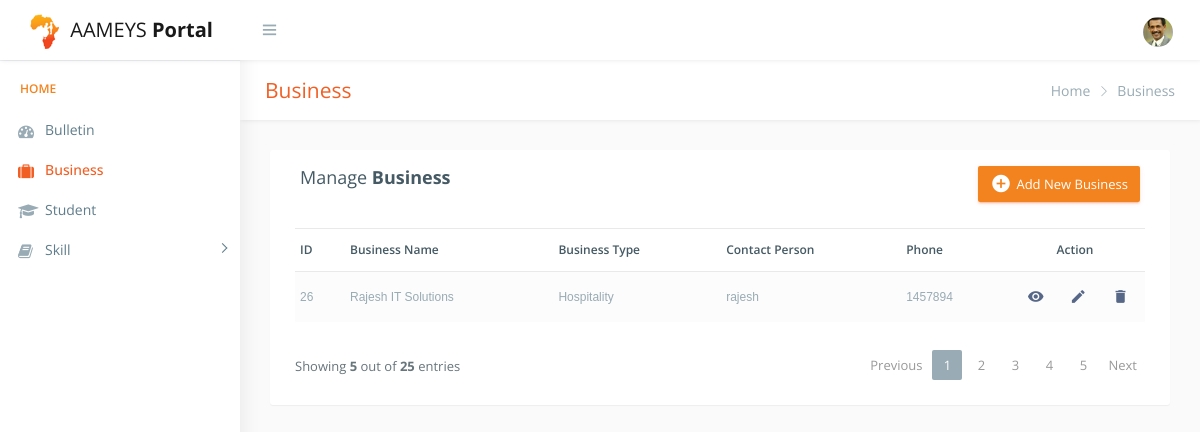
The app's page /business.php with its own data.
### tables this page shows
CREATE TABLE `business` (
  `busId` int(11) NOT NULL,
  `UId` int(11) NOT NULL,
  `busName` varchar(60) NOT NULL,
  `busAddress` varchar(120) NOT NULL,
  `busType` varchar(80) NOT NULL,
  `busABN` varchar(60) DEFAULT NULL,
  `busEmail` varchar(80) DEFAULT NULL,
  `busContact` int(11) DEFAULT NULL,
  `busContactPerson` varchar(90) DEFAULT NULL,
  `busContactPersonRole` varchar(30) DEFAULT NULL,
  `busWebsite` varchar(90) DEFAULT NULL,
  `busSize` varchar(90) DEFAULT NULL
);

### business.php (the view, shortened to what this page needs)
<!DOCTYPE html>
<?php include "include/db_config.php";?>
<html lang="en">
<head>
    <link href="css/lib/bootstrap/bootstrap.css" rel="stylesheet">
    <link href="css/helper.css" rel="stylesheet">
    <link href="css/style.css" rel="stylesheet">
</head>
<body class="fix-header fix-sidebar">
    <div id="main-wrapper">
        <div class="header" style="">
            <?php include "include/top_nav.php"; ?>
        </div>
        <div class="left-sidebar" style="overflow: visible;">
            <?php include "include/side_nav.php"; ?>
        </div>
        <div class="page-wrapper" style="min-height: 157px;">
            <div class="row page-titles">
                <div class="col-md-5 align-self-center">
                    <h3 class="text-primary">Business</h3> </div>
                <div class="col-md-7 align-self-center">
                    <ol class="breadcrumb">
                        <li class="breadcrumb-item"><a href="bulletin.php">Home</a></li>
                        <li class="breadcrumb-item active">Business</li>
                    </ol>
                </div>
            </div>
            <div class="container-fluid">
                <div class="table-wrapper">
                    <div class="table-title">
                        <div class="row">
                            <div class="col-sm-6">
                    <h4>Manage <b>Business</b></h4>
                  </div>
                  <div class="col-sm-6">
                  <a href="addbusiness.php" class="btn btn-success"><i class="material-icons"></i> <span>Add New Business</span></a>
                  </div>
                        </div>
                    </div>
                    <table class="table table-striped table-hover">
                        <thead>
                            <tr>
                                <th>ID</th>
                                <th>Business Name</th>
                                <th>Business Type</th>
                                <th>Contact Person</th>
                                <th>Phone</th>
                                <th>Action</th>
                            </tr>
                        </thead>
                        <tbody>
                        <?php
                          $query = "SELECT busId, busName, busType, busContactPerson, busContact FROM business";
                          $result = mysqli_query($conn,$query);
                          while($row = mysqli_fetch_assoc($result))
                          {
                        ?>
                            <tr>
                                <td><?php echo $row['busId'];?></td>
                                <td><?php echo $row['busName'];?></td>
                                <td><?php echo $row['busType'];?></td>
                                <td><?php echo $row['busContactPerson'];?></td>
                                <td><?php echo $row['busContact'];?></td>
                                <td>
                                  <a href="viewbusiness.php?id=<?php echo $row['busId'];?>" class="view"  data-toggle="tooltip" rel="tooltip" data-placement="top" title="View Business">
                                      <i class="material-icons"></i>
                                  </a>
                                  <a  href="editbusiness.php?id=<?php echo $row['busId'];?>" class="edit" data-toggle="tooltip" data-placement="top" title="Edit Business">
                                    <i class="material-icons"></i>
                                  </a>
                                  <a  href="deletebusiness.php?id=<?php echo $row['busId'];?>" class="delete" data-toggle="tooltip" data-placement="top" title="Delete Business">
                                    <i class="material-icons" ></i>
                                  </a>
                                </td>
                            </tr>
                          <?php
                          }
                          ?>
                        </tbody>
                    </table>
                <div class="clearfix">
                        <div class="hint-text">Showing <b>5</b> out of <b>25</b> entries</div>
                        <ul class="pagination">
                            <li class="page-item disabled"><a href="#">Previous</a></li>
                            <li class="page-item active"><a class="page-link">1</a></li>
                            <li class="page-item"><a href="#" class="page-link">2</a></li>
                            <li class="page-item"><a href="#" class="page-link">3</a></li>
                            <li class="page-item"><a href="#" class="page-link">4</a></li>
                            <li class="page-item"><a href="#" class="page-link">5</a></li>
                            <li class="page-item"><a href="#" class="page-link">Next</a></li>
                        </ul>
                    </div>
                </div>
                </div>
      </div>
  </div>
</body>
</html>

### records on screen
business: busId "26", busName "Rajesh IT Solutions", busType "Hospitality", busContactPerson "rajesh", busContact "1457894"
